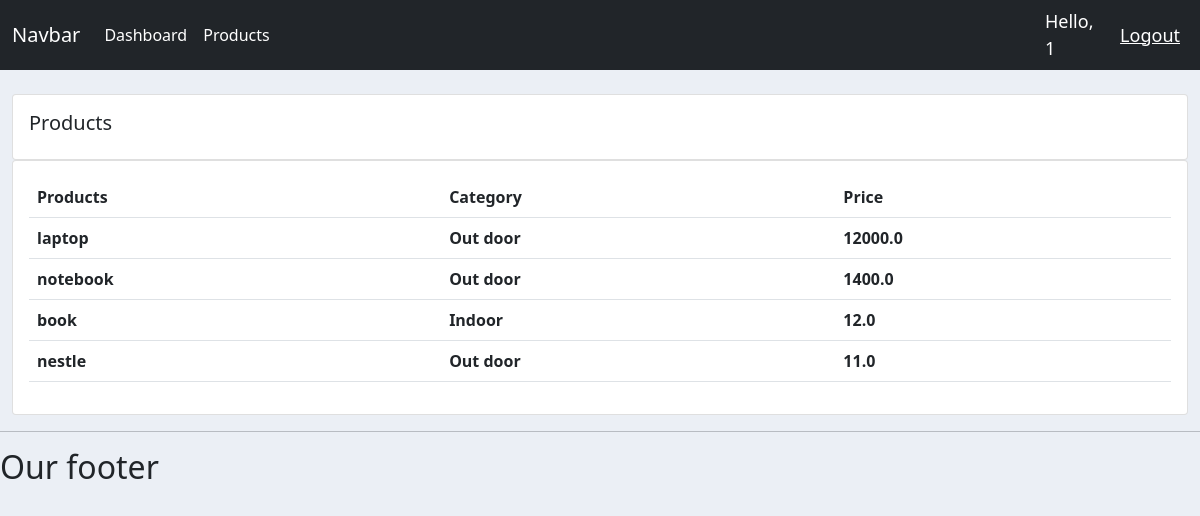
Screenshot of /products/ (signed in) with the database file from the repository.
### main/models.py (models this page shows, shortened)
class Product(models.Model):
    CATEGORY = (
        ('Indoor', 'Indoor'),
        ('Out door', 'Out door'),
    )
    name = models.CharField(max_length=100, null=True)
    price = models.FloatField(null=True)
    category = models.CharField(max_length=200, null=True, choices=CATEGORY)
    description = models.CharField(max_length=100, null=True)
    date_create = models.DateTimeField(auto_now_add=True, null=True)

### main/views.py (the view)
# urls.py: path('products/', views.products, name='products'),
@login_required(login_url='login')
def products(request):
    products = Product.objects.all()
    context = {'products': products}
    return render(request, 'main/products.html', context)

### main/templates/main/products.html
{% extends 'base.html' %}
{% block content %}
<br>
    <div class="row">
        <div class="col-md">
            <div class="card card-body">
                <h5>Products</h5>
            </div>
            <div class="card card-body">
                <table class="table">
                    <tr>
                        <th>Products</th>
                        <th>Category</th>
                        <th>Price</th>
                    </tr>
                    {% for i in products %}
                        <tr>
                            <th>{{i.name}}</th>
                            <th>{{i.category}}</th>
                            <th>{{i.price}}</th>
                        </tr>
                    {% endfor %}
                </table>
            </div>
        </div>
    </div>
{% endblock %}

### main/templates/base.html (shortened to what this page needs)
{% load static %}
<!doctype html>
<html lang="en">
<head>
    <link href="https://cdn.jsdelivr.net/npm/bootstrap@5.0.2/dist/css/bootstrap.min.css" rel="stylesheet">
    <link rel="stylesheet" type="text/css" href="{% static '/css/main.css' %}">
</head>
<body>
<nav class="navbar navbar-expand-lg navbar-dark bg-dark">
  <div class="container-fluid">
    <a class="navbar-brand" href="#">Navbar</a>
    <div class="collapse navbar-collapse" id="navbarSupportedContent">
      <ul class="navbar-nav me-auto mb-2 mb-lg-0">
        <li class="nav-item">
              <a class="nav-link active" aria-current="page" href="{% url 'home' %}">Dashboard</a>
        </li>
          <li>
          <a class="nav-link active" href="{% url 'products'  %}"  aria-disabled="true">Products</a>
        </li>
      </ul>
    </div>
  </div>
    <span class="hello-msg">Hello, {{ request.user }}</span>
    <span> <a class="hello-msg" href="{% url 'logout' %}"> Logout </a> </span>
</nav>
   <div class="container-fluid">
    {% block content %}
    {% endblock %}
    </div>
<hr>
<h2>Our footer</h2>
</body>
</html>

### main/static/css/main.css (style rules this page uses)
body { background-color: #ebeff5; }

### main/templates/base.html (style rules this page uses)
.hello-msg { font-size: 18px; color: #fff; margin-right: 20px; }

### rows the page displays
Product: name "laptop", category "Out door", price "12000.0"
Product: name "notebook", category "Out door", price "1400.0"
Product: name "book", category "Indoor", price "12.0"
Product: name "nestle", category "Out door", price "11.0"

### other values shown
{{ request.user }} "1"
